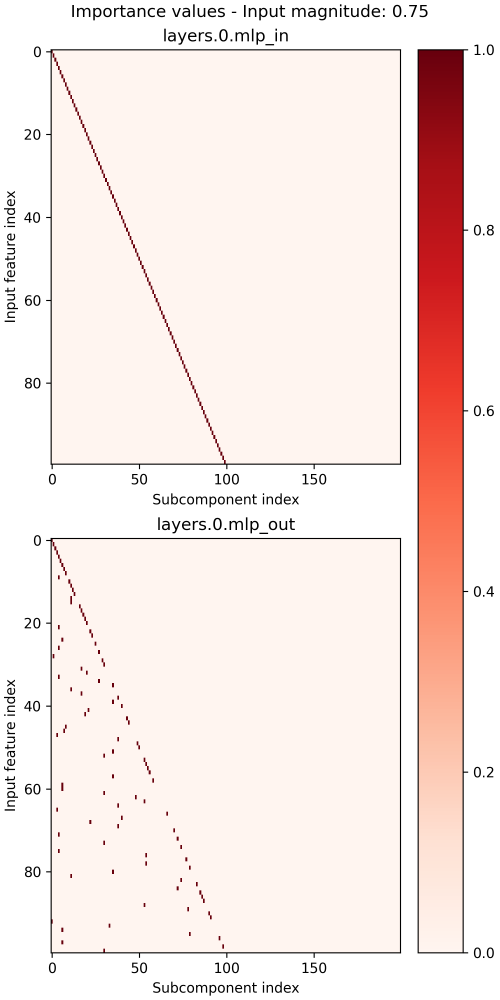
#> input picture thesis/written_product/Images/softmax_CC.png, 1500 x 3000 px, found by its file name (shown at 1/3 size)
$ python temp.py
#> lines starting #> are read from the running program, lines starting #| are printed output that depends on the picture
from PIL import Image

img = Image.open(r"C:\Users\bruger\uni\spd\thesis\written_product\Images\softmax_CC.png")
#> img is the input picture: PIL image 1500x3000 RGBA; mean R, G, B, A 246.7, 231.7, 227.8, 255

# Option 1: scale by a factor (e.g. half size)
small = img.resize((img.width // 2, img.height // 2), Image.LANCZOS)
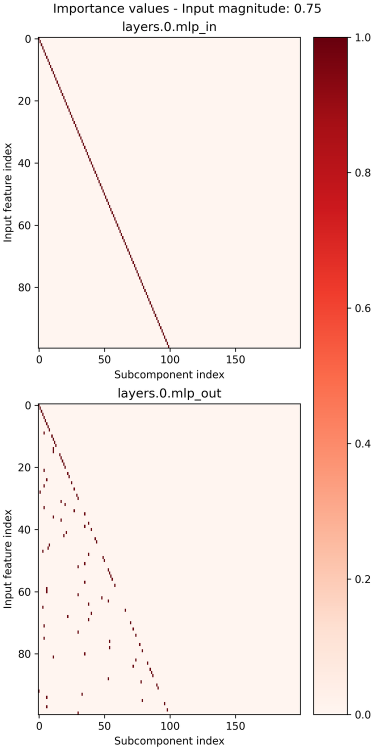
#> small: PIL image 750x1500 RGBA (shown at 1/2 size); mean R, G, B, A 246.6, 231.7, 227.8, 255

# Option 2: target a specific width, keep aspect ratio
new_w = 800
new_h = round(img.height * new_w / img.width)
#> new_h = 1600
small = img.resize((new_w, new_h), Image.LANCZOS)
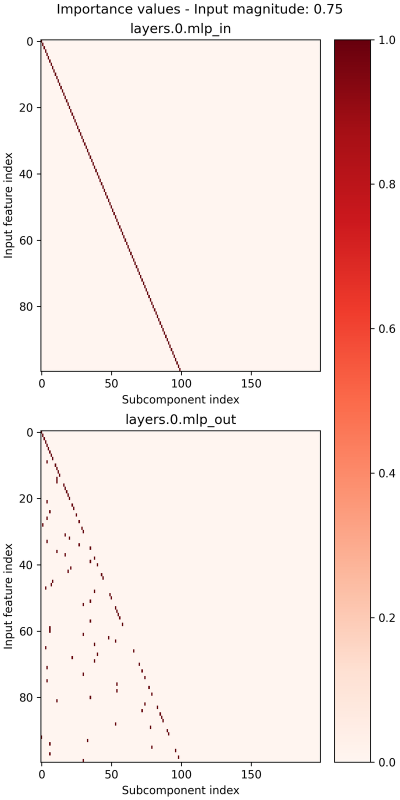
#> small: PIL image 800x1600 RGBA (shown at 1/2 size); mean R, G, B, A 246.7, 231.7, 227.8, 255

small.save("figure_small.png")

$ run again, with thesis/written_product/Images/1.png copied over thesis/written_product/Images/softmax_CC.png
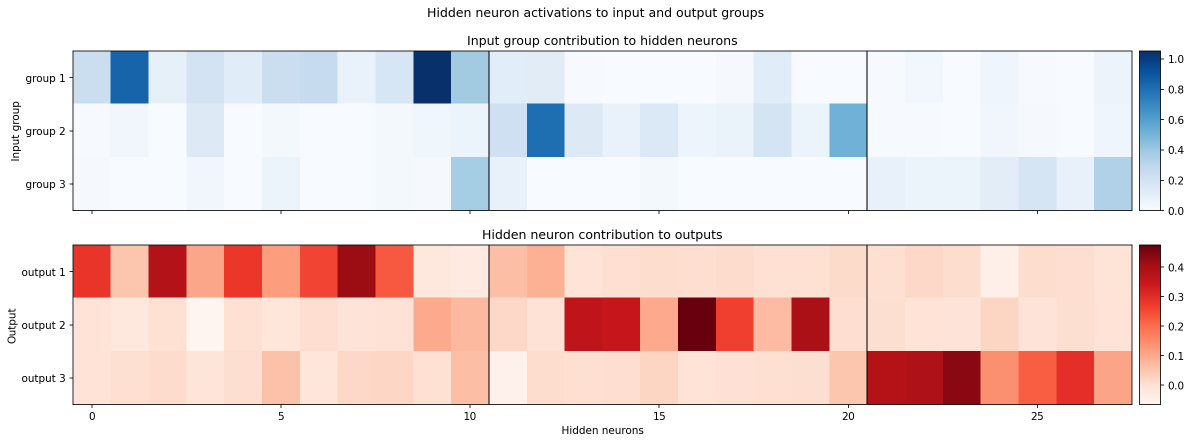
#> input picture thesis/written_product/Images/1.png, 2383 x 887 px, found by its file name (shown at 1/2 size)
#> img is the input picture: PIL image 2383x887 RGBA; mean R, G, B, A 236.3, 220, 219, 255
#> `small = img.resize((img.width // 2, img.height // 2), Image.LANCZOS)`:
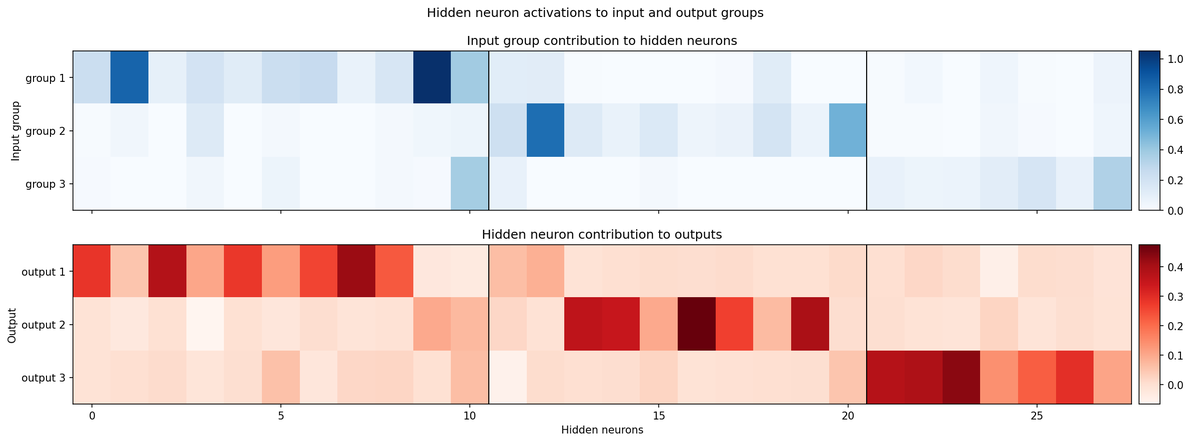
#> small: PIL image 1191x443 RGBA; mean R, G, B, A 235.9, 219.7, 218.7, 255
#> `small = img.resize((new_w, new_h), Image.LANCZOS)`:
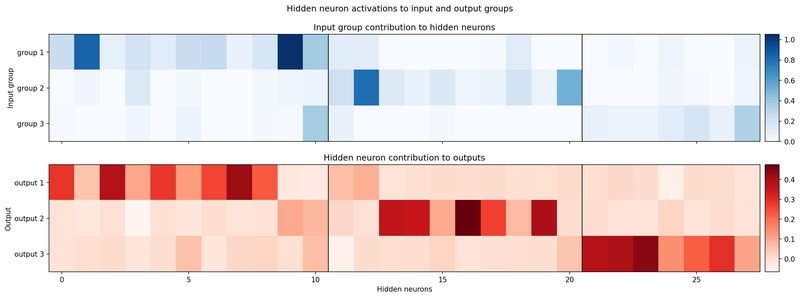
#> small: PIL image 800x298 RGBA; mean R, G, B, A 235.9, 219.7, 218.7, 255

$ run again, with thesis/written_product/Images/CC_norms_softmax.png copied over thesis/written_product/Images/softmax_CC.png
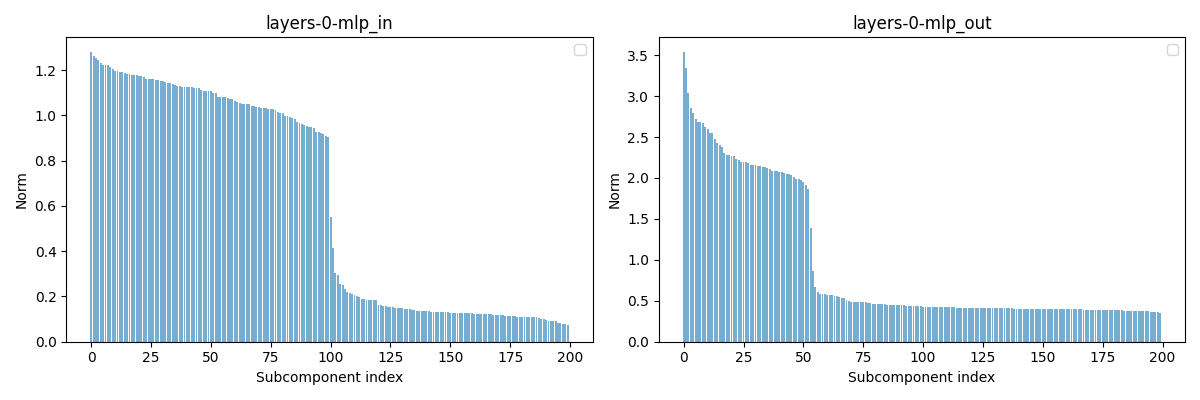
#> input picture thesis/written_product/Images/CC_norms_softmax.png, 1200 x 400 px, found by its file name
#> img is the input picture: PIL image 1200x400 RGB; mean R, G, B 227.4, 236.6, 243
#> `small = img.resize((img.width // 2, img.height // 2), Image.LANCZOS)`:
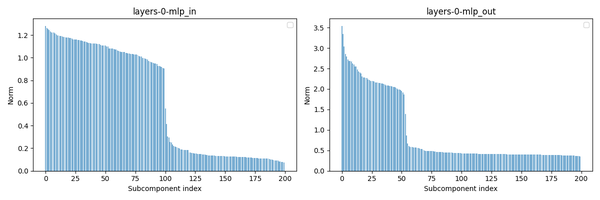
#> small: PIL image 600x200 RGB; mean R, G, B 226.8, 236.1, 242.5
#> `small = img.resize((new_w, new_h), Image.LANCZOS)`:
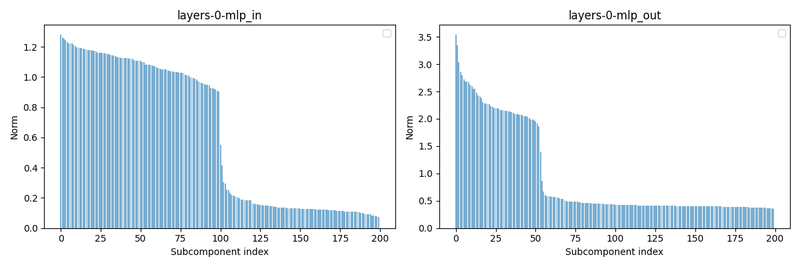
#> small: PIL image 800x267 RGB; mean R, G, B 226.9, 236.2, 242.6
